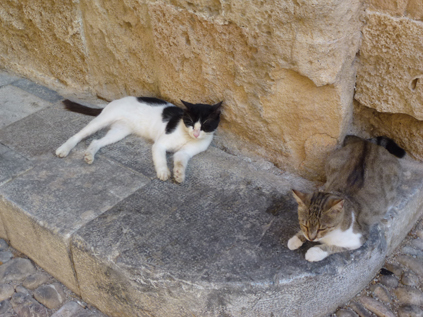
//> input picture k-mean/test.png, 423 x 317 px
$ ./k-mean   (built with g++ and OpenCV 4)
//> lines starting //> are read from the running program, lines starting //| are printed output that depends on the picture
#include <opencv2/core/core.hpp>
#include <opencv2/imgproc/imgproc.hpp>
#include <opencv2/highgui/highgui.hpp>

using namespace cv;

int main(int argc, char *argv[]) {
    // 画像の取得
    Mat im = imread("test.png");
//> im is the input picture: 317 rows x 423 cols, CV_8UC3; mean B, G, R 115.3, 126.4, 137.4
    Mat im2(im.size(), im.type());
    if (im.empty()) return -1;

    // 画像データを1次元に変換
    Mat points;
    im.convertTo(points, CV_32FC3);
    points = points.reshape(3, im.rows*im.cols);

    // K-mean法
    Mat_<int> clusters(points.size(), CV_32SC1);
    Mat centers;

    const int cluster = 3;  // クラスタ数
    kmeans(points, cluster, clusters, cvTermCriteria(CV_TERMCRIT_EPS | CV_TERMCRIT_ITER, 10, 1.0), 1, KMEANS_PP_CENTERS, centers);
//> centers = [[72.17, 78.1, 87.51], [157.6, 164.2, 171.5], [111.7, 126.4, 139.5]]

    // 画素値をクラスタ中心値に置換
    MatIterator_<Vec3b> itd = im2.begin<Vec3b>(),itd_end = im2.end<Vec3b>();
    for (int i = 0; itd != itd_end; ++itd, ++i) {
        Vec3f &color = centers.at<Vec3f>(clusters(i), 0);
        (*itd)[0] = saturate_cast<uchar>(color[0]);
        (*itd)[1] = saturate_cast<uchar>(color[1]);
        (*itd)[2] = saturate_cast<uchar>(color[2]);
    }
//> this loop made 134091 passes
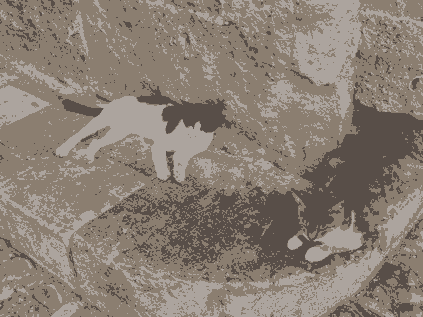
//> im2: 317 rows x 423 cols, CV_8UC3; mean B, G, R 115.5, 126.1, 137.4

    // 結果の表示
    imshow("Input", im);
    imshow("Output", im2);
    waitKey(0);
}
